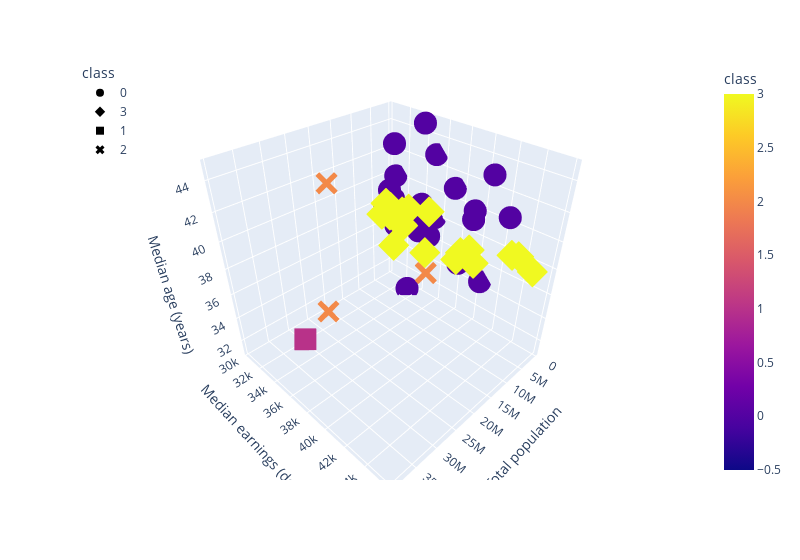

The cell this chart's notebook holds for it:
### Code cell
#Plot the 3D-scatter data
fig = px.scatter_3d(
    four_clusters,
    x='Total population',
    y='Median earnings (dollars)',
    z='Median age (years)',
    color='class',
    symbol='class',
    width=800
)

fig.update_layout(legend=dict(x=0, y=1))
fig.show()

### Figure 1 — Plotly figure (JSON) as saved in the notebook; plotly's stock layout.template omitted (floating-point values rounded to 4 significant figures)
{"data": [{"hovertemplate": "class=%{marker.color}<br>Total population=%{x}<br>Median earnings (dollars)=%{y}<br>Median age (years)=%{z}<extra></extra>", "legendgroup": "0", "marker": {"color": [0, 0, 0, 0, 0, 0, 0, 0, 0, 0, 0, 0, 0, 0, 0, 0, 0, 0, 0, 0, 0, 0, 0, 0, 0, 0, 0, 0], "coloraxis": "coloraxis", "symbol": "circle"}, "mode": "markers", "name": "0", "scene": "scene", "showlegend": true, "type": "scatter3d", "x": [4893186, 736990, 3011873, 3570549, 967679, 1420074, 1754367, 3150011, 2912619, 4461952, 4664616, 1340825, 2981835, 1061705, 1923826, 3030281, 1355244, 2097021, 760394, 3949342, 4176346, 1057798, 5091517, 879336, 3151239, 624340, 1807426, 581348], "y": [32080, 40471, 31343, 42996, 37369, 39448, 30843, 35457, 34481, 32148, 32723, 34238, 30484, 31067, 35283, 34822, 40797, 30357, 38165, 32256, 35166, 39410, 31942, 33511, 33419, 35246, 31199, 35388], "z": [39.2, 34.6, 38.3, 41.1, 41, 39.4, 36.6, 38.3, 36.9, 39, 37.2, 44.8, 37.7, 40.1, 36.6, 38.2, 43, 38.1, 35.2, 36.7, 39.5, 40, 39.7, 37.2, 31.1, 42.8, 42.7, 38]}, {"hovertemplate": "class=%{marker.color}<br>Total population=%{x}<br>Median earnings (dollars)=%{y}<br>Median age (years)=%{z}<extra></extra>", "legendgroup": "3", "marker": {"color": [3, 3, 3, 3, 3, 3, 3, 3, 3, 3, 3, 3, 3, 3, 3, 3, 3, 3], "coloraxis": "coloraxis", "symbol": "diamond"}, "mode": "markers", "name": "3", "scene": "scene", "showlegend": true, "type": "scatter3d", "x": [7174064, 5684926, 10516579, 12716164, 6696893, 6037624, 6873003, 9973907, 5600166, 6124160, 8885418, 10386227, 11675275, 12794885, 6772268, 8509358, 7512465, 5806975], "y": [34302, 39394, 34603, 38645, 34065, 45841, 44845, 33534, 40505, 33811, 44780, 33219, 34649, 36987, 32742, 40573, 41498, 36540], "z": [37.9, 36.9, 36.9, 38.3, 37.8, 38.8, 39.6, 39.8, 38.1, 38.7, 40, 38.9, 39.5, 40.9, 38.8, 38.4, 37.8, 39.6]}, {"hovertemplate": "class=%{marker.color}<br>Total population=%{x}<br>Median earnings (dollars)=%{y}<br>Median age (years)=%{z}<extra></extra>", "legendgroup": "1", "marker": {"color": [1], "coloraxis": "coloraxis", "symbol": "square"}, "mode": "markers", "name": "1", "scene": "scene", "showlegend": true, "type": "scatter3d", "x": [39346023], "y": [38176], "z": [36.7]}, {"hovertemplate": "class=%{marker.color}<br>Total population=%{x}<br>Median earnings (dollars)=%{y}<br>Median age (years)=%{z}<extra></extra>", "legendgroup": "2", "marker": {"color": [2, 2, 2], "coloraxis": "coloraxis", "symbol": "x"}, "mode": "markers", "name": "2", "scene": "scene", "showlegend": true, "type": "scatter3d", "x": [21216924, 19514849, 28635442], "y": [32098, 41119, 35003], "z": [42.2, 39, 34.8]}], "layout": {"coloraxis": {"colorbar": {"title": {"text": "class"}}, "colorscale": [[0, "#0d0887"], [0.1111, "#46039f"], [0.2222, "#7201a8"], [0.3333, "#9c179e"], [0.4444, "#bd3786"], [0.5556, "#d8576b"], [0.6667, "#ed7953"], [0.7778, "#fb9f3a"], [0.8889, "#fdca26"], [1, "#f0f921"]]}, "legend": {"title": {"text": "class"}, "tracegroupgap": 0, "x": 0, "y": 1}, "margin": {"t": 60}, "scene": {"domain": {"x": [0, 1], "y": [0, 1]}, "xaxis": {"title": {"text": "Total population"}}, "yaxis": {"title": {"text": "Median earnings (dollars)"}}, "zaxis": {"title": {"text": "Median age (years)"}}}, "width": 800}}
